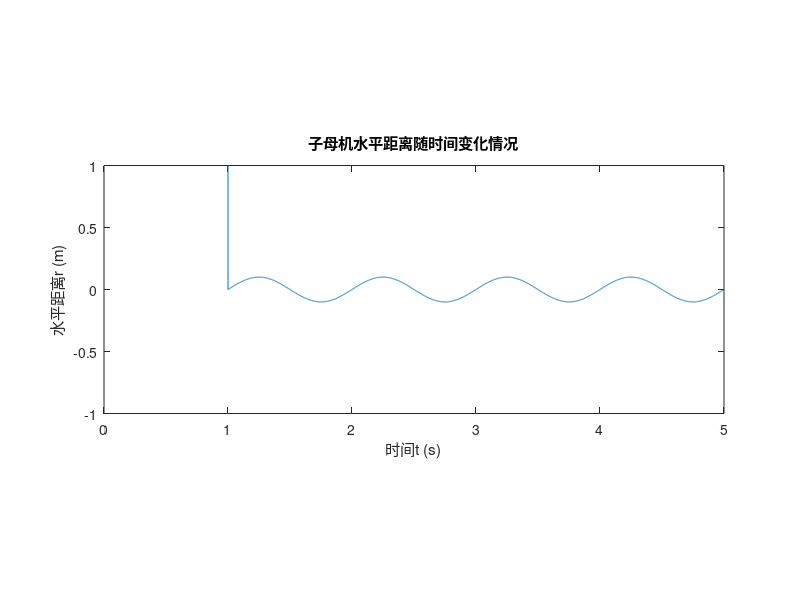
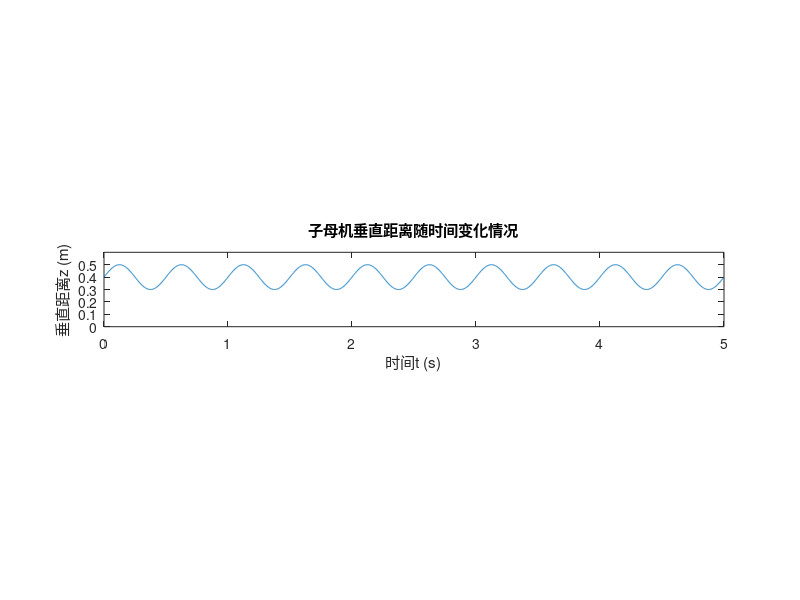

MATLAB code for these plots, in order:
t=(0:0.001:5);
r_child2parent=zeros(1,length(t));%子母机间的水平距离
z_child2parent=zeros(1,length(t));%子母机间垂直距离

omega1=2*pi;
omega2=4*pi;
for i=1:length(t)
    
 if i>1000 
 r_child2parent(i)=0.1*sin(omega1*t(i));
 else
 r_child2parent(i)=1000;
 end
end
figure(1)
plot(t,r_child2parent);
axis equal;
axis([0 5 -1 1]);
title('子母机水平距离随时间变化情况')
xlabel('时间t (s)')
ylabel('水平距离r (m)')

for i=1:length(t)
 
z_child2parent(i)=0.4+0.1*sin(omega2*t(i));
   
end

figure(2);
plot(t,z_child2parent)
axis equal;
axis([0 5 0 0.6]);
title('子母机垂直距离随时间变化情况')
xlabel('时间t (s)')
ylabel('垂直距离z (m)')


%  num=0;
%  roundx=zeros(1,32);
%  roundy=zeros(1,32);
%  for j=0:0.2:2*pi
%      num=num+1;
%      r=0.03;
%      roundx(num)=r*cos(j);
%      roundy(num)=r*sin(j);
%     
%  end
   
% figure(3);
% 
% transx=0;
% transy=0;
% transz=0;
% 
% 
%     
%     for i=0:0.05:2
%     transx=2-r1(t2num(i));
%     start_Points=[-0.15+transx 0.1+transy 3+10+transz
%                    0.15+transx 0.1+transy 3+10+transz
%                    0.15+transx -0.1+transy 3+10+transz
%                    -0.15+transx -0.1+transy 3+10+transz
%                    -0.15+transx 0.1+transy 2.97+10+transz
%                    0.15+transx 0.1+transy 2.97+10+transz
%                    0.15+transx -0.1+transy 2.97+10+transz
%                    -0.15+transx -0.1+transy 2.97+10+transz
%                    -0.15+transx 0.1+transy 3+10+transz
%                    0.15+transx 0.1+transy 3+10+transz
%                    0.15+transx -0.1+transy 3+10+transz
%                    -0.15+transx -0.1+transy 3+10+transz
%                    1.75 0.25 0+10%母机坐标点
%                    2.25 0.25 0+10
%                    2.25 -0.25 0+10
%                    1.75 -0.25 0+10
%                    1.75 0.25 0+10
%                    2.25 0.25 0+10
%                    2.25 -0.25 0+10
%                    1.75 -0.25 0+10
%                    1.75 0.25 +10-0.05
%                    2.25 0.25 +10-0.05
%                    2.25 -0.25 +10-0.05
%                    1.75 -0.25 +10-0.05];%表示起始点集
%     end_Points=[0.15+transx 0.1+transy 3+10+transz
%                 0.15+transx -0.1+transy 3+10+transz
%                 -0.15+transx -0.1+transy 3+10+transz
%                 -0.15+transx 0.1+transy 3+10+transz
%                 0.15+transx 0.1+transy 2.97+10+transz
%                 0.15+transx -0.1+transy 2.97+10+transz
%                 -0.15+transx -0.1+transy 2.97+10+transz
%                 -0.15+transx 0.1+transy 2.97+10+transz
%                 -0.15+transx 0.1+transy 2.97+10+transz
%                    0.15+transx 0.1+transy 2.97+10+transz
%                    0.15+transx -0.1+transy 2.97+10+transz
%                    -0.15+transx -0.1+transy 2.97+10+transz
%                     2.25 0.25 0+10
%                    2.25 -0.25 0+10
%                    1.75 -0.25 0+10
%                    1.75 0.25 0+10
%                    1.75-0.08 0.25+0.08 0+10
%                    2.25+0.08 0.25+0.08 0+10
%                    2.25+0.08 -0.25-0.08 0+10
%                    1.75-0.08 -0.25-0.08 0+10
%                     2.25 0.25 +10-0.05
%                    2.25 -0.25 +10-0.05
%                    1.75 -0.25 +10-0.05
%                    1.75 0.25 +10-0.05];%表示终止点集
%                 
%      X=[start_Points(:,1)  end_Points(:,1)]'; 
%      Y=[start_Points(:,2)  end_Points(:,2)]';
%      Z=[start_Points(:,3)  end_Points(:,3)]';
%     
%      
%      plot3(X,Y,Z);
%      hold on;
%      axis equal
%      axis([0 2.5 -1 1 9 13]);
%      xlabel('x方向')
%      ylabel('y方向')
%      zlabel('z方向')
%       plot3(roundx+0.075+transx,roundy+0.05+transy,(3+transz)*ones(1,32)+10);
%       plot3(roundx-0.075+transx,roundy+0.05+transy,(3+transz)*ones(1,32)+10);
%       plot3(roundx-0.075+transx,roundy-0.05+transy,(3+transz)*ones(1,32)+10);
%       plot3(roundx+0.075+transx,roundy-0.05+transy,(3+transz)*ones(1,32)+10);
%       
%       plot3(3*roundx+1.75-0.08,3*roundy+0.25+0.08,zeros(1,32)+10);%母机旋翼
%       plot3(3*roundx+2.25+0.08,3*roundy+0.25+0.08,zeros(1,32)+10);
%       plot3(3*roundx+2.25+0.08,3*roundy-0.25-0.08,zeros(1,32)+10);
%       plot3(3*roundx+1.75-0.08,3*roundy-0.25-0.08,zeros(1,32)+10);
%      frame=getframe;
%     hold off;
%   
%   
% 
% 
%     end

  
    
%************************************************************************    
%  for i=2:0.05:6
%      transz=-(2.9-z(t2num(i)));
%     if i>=2
%        transx=2-r1(t2num(i)); 
%     end
%     start_Points=[-0.15+transx 0.1+transy 3+10+transz
%                    0.15+transx 0.1+transy 3+10+transz
%                    0.15+transx -0.1+transy 3+10+transz
%                    -0.15+transx -0.1+transy 3+10+transz
%                    -0.15+transx 0.1+transy 2.97+10+transz
%                    0.15+transx 0.1+transy 2.97+10+transz
%                    0.15+transx -0.1+transy 2.97+10+transz
%                    -0.15+transx -0.1+transy 2.97+10+transz
%                    -0.15+transx 0.1+transy 3+10+transz
%                    0.15+transx 0.1+transy 3+10+transz
%                    0.15+transx -0.1+transy 3+10+transz
%                    -0.15+transx -0.1+transy 3+10+transz
%                    1.75 0.25 0+10%母机坐标点
%                    2.25 0.25 0+10
%                    2.25 -0.25 0+10
%                    1.75 -0.25 0+10
%                    1.75 0.25 0+10
%                    2.25 0.25 0+10
%                    2.25 -0.25 0+10
%                    1.75 -0.25 0+10
%                    1.75 0.25 0+10-0.05%母机坐标点
%                    2.25 0.25 0+10-0.05
%                    2.25 -0.25 0+10-0.05
%                    1.75 -0.25 0+10-0.05];%表示起始点集
%     end_Points=[0.15+transx 0.1+transy 3+10+transz
%                 0.15+transx -0.1+transy 3+10+transz
%                 -0.15+transx -0.1+transy 3+10+transz
%                 -0.15+transx 0.1+transy 3+10+transz
%                 0.15+transx 0.1+transy 2.97+10+transz
%                 0.15+transx -0.1+transy 2.97+10+transz
%                 -0.15+transx -0.1+transy 2.97+10+transz
%                 -0.15+transx 0.1+transy 2.97+10+transz
%                 -0.15+transx 0.1+transy 2.97+10+transz
%                    0.15+transx 0.1+transy 2.97+10+transz
%                    0.15+transx -0.1+transy 2.97+10+transz
%                    -0.15+transx -0.1+transy 2.97+10+transz
%                    2.25 0.25 0+10
%                    2.25 -0.25 0+10
%                    1.75 -0.25 0+10
%                    1.75 0.25 0+10
%                    1.75-0.08 0.25+0.08 0+10
%                    2.25+0.08 0.25+0.08 0+10
%                    2.25+0.08 -0.25-0.08 0+10
%                    1.75-0.08 -0.25-0.08 0+10
%                    2.25 0.25 0+10-0.05
%                    2.25 -0.25 0+10-0.05
%                    1.75 -0.25 0+10-0.05
%                    1.75 0.25 0+10-0.05];%表示终止点集
%                 
%      X=[start_Points(:,1)  end_Points(:,1)]'; 
%      Y=[start_Points(:,2)  end_Points(:,2)]';
%      Z=[start_Points(:,3)  end_Points(:,3)]';
%      
%      plot3(X,Y,Z);
%      xlabel('x方向')
%      ylabel('y方向')
%      zlabel('z方向')
%      hold on;
%      axis equal
%      axis([0 2.5 -1 1 9 13]);
%       plot3(roundx+0.075+transx,roundy+0.05+transy,(3+transz)*ones(1,32)+10);
%       plot3(roundx-0.075+transx,roundy+0.05+transy,(3+transz)*ones(1,32)+10);
%       plot3(roundx-0.075+transx,roundy-0.05+transy,(3+transz)*ones(1,32)+10);
%       plot3(roundx+0.075+transx,roundy-0.05+transy,(3+transz)*ones(1,32)+10);
%       
%       plot3(3*roundx+1.75-0.08,3*roundy+0.25+0.08,zeros(1,32)+10);%母机旋翼
%       plot3(3*roundx+2.25+0.08,3*roundy+0.25+0.08,zeros(1,32)+10);
%       plot3(3*roundx+2.25+0.08,3*roundy-0.25-0.08,zeros(1,32)+10);
%       plot3(3*roundx+1.75-0.08,3*roundy-0.25-0.08,zeros(1,32)+10);
%       
%      frame=getframe;
%     hold off;
%     
%   
%  end
 
%导入到simulink里的位置变化情况
 distance1=[t 
            r_child2parent 
            z_child2parent]';

%  function num=t2num(i)
%  num=uint16(i/0.001) +1;
%  end